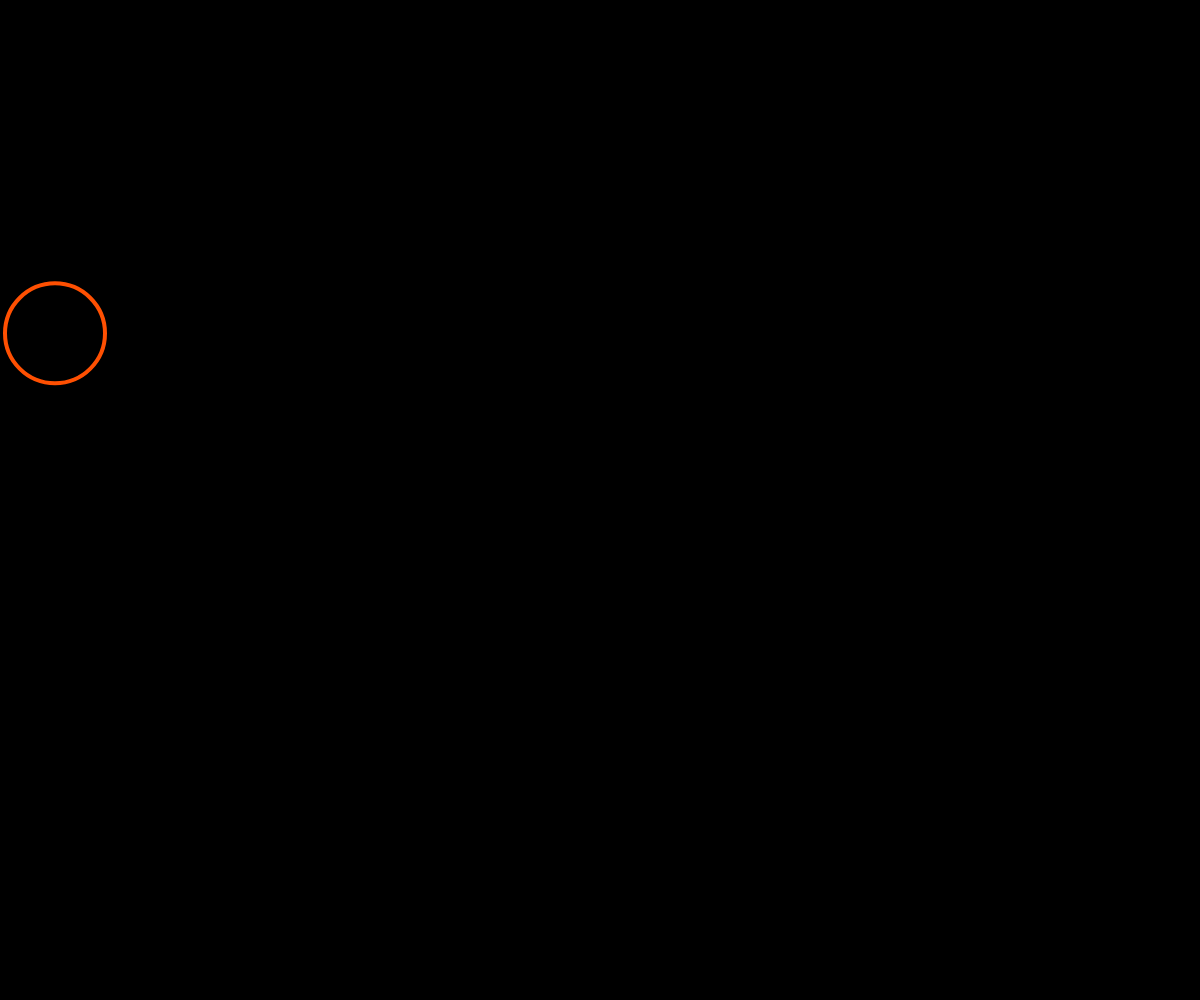
Frame 1 (no input)
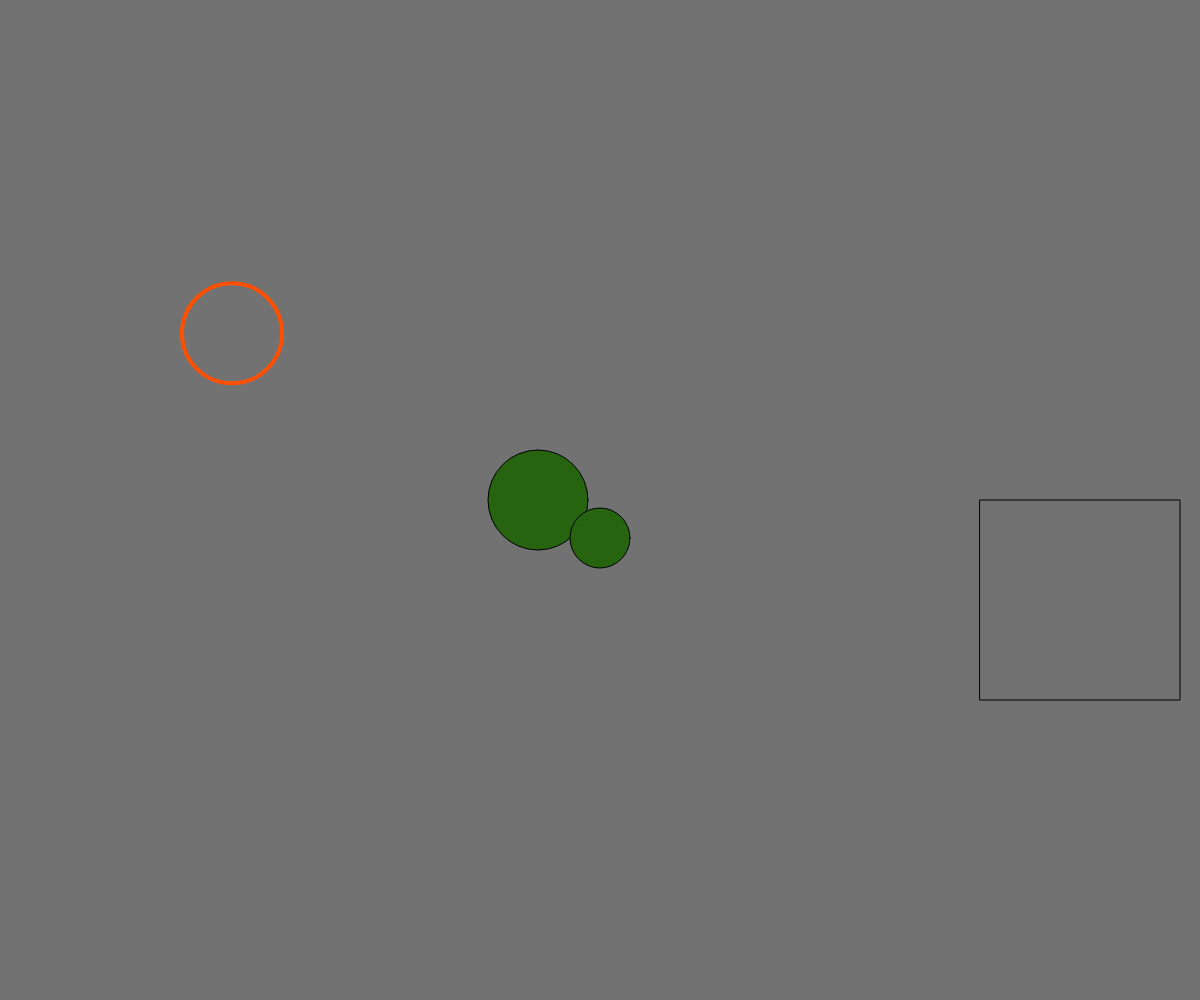
Frame 60 (no input)
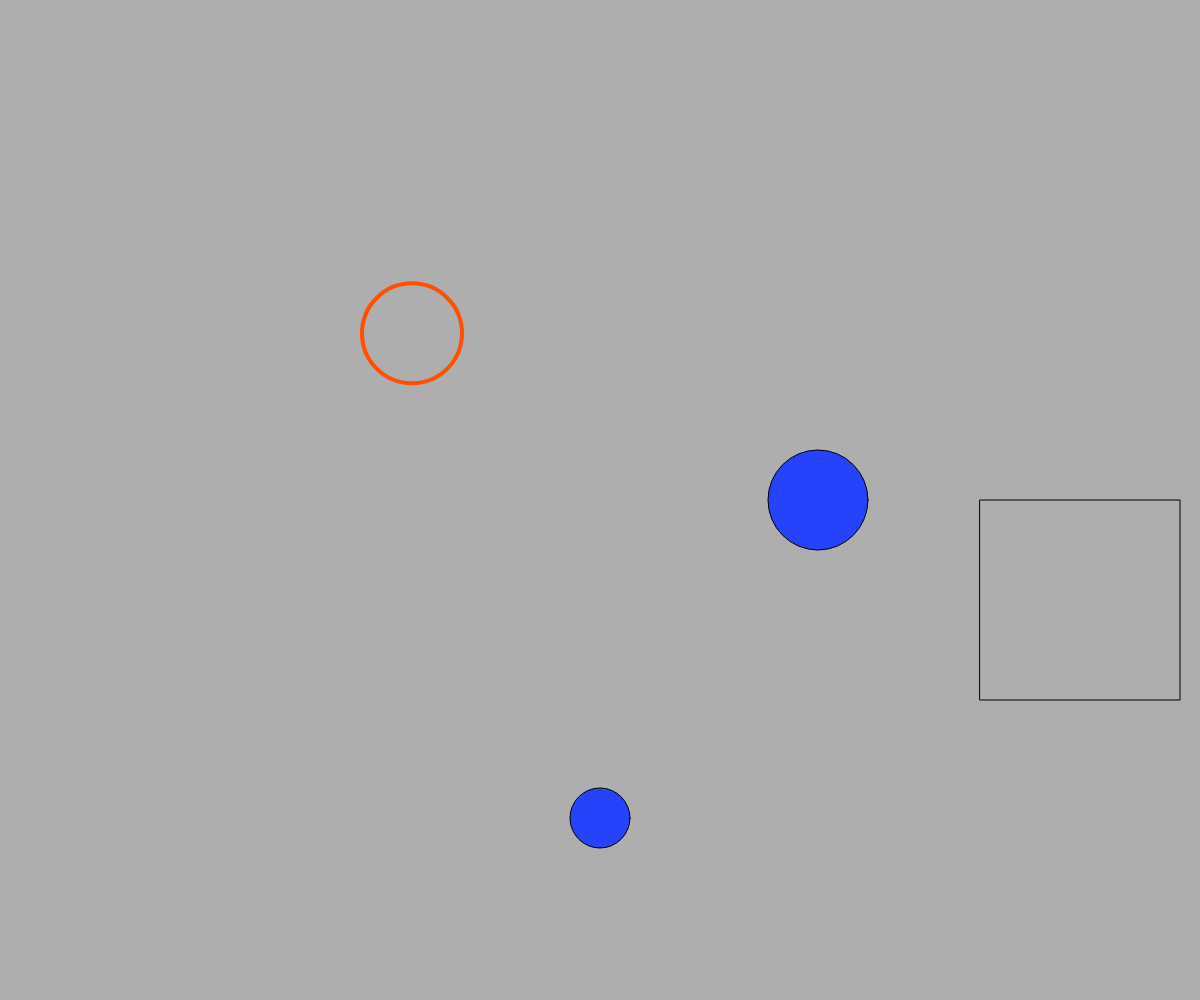
Frame 120 (the mouse pressed at the canvas centre since frame 60)

The p5.js sketch that drew these frames (run headless with seeded random() and noise() and a simulated clock; from frame 60 on, the mouse is pressed at the canvas centre):

// p5.js sketch
// ── sketch.js
function setup() {
	createCanvas(windowWidth, windowHeight);
}
var k = 1, v = -22;

var x = 52;
var speedIn = -52;
var speedOut = 5;
function draw() {
	var color = map(speedIn, 0, windowWidth, 0, 255);

	background(color);
//orange circle
	stroke(255, 80, 2);
	strokeWeight(4);
	noFill();
	ellipse(x+=3, windowHeight/3, 100, 100);
	if(x > windowWidth+2)
		ellipse(x=-52, windowHeight/3, 100, 100);


//muliticolorForEllipse
	var rgb = {
		r : random(0, 255),
		g : random(0, 255),
		b : random(0, 255)
	};
//widthEllipse
	stroke(0);
	strokeWeight(k);
	fill(rgb.r, rgb.g, rgb.b);
	ellipse(speedIn, windowHeight/2, 100, 100);

//heightCircle
	stroke(0);
	strokeWeight(k);
	fill(rgb.r, rgb.g, rgb.b);
	ellipse(windowWidth/2, speedIn, 60, 60);
	if(speedIn > windowHeight-32){
		speedOut *= -1;
/*		k+=12;
		if(k>160)
			k+=v;
		if(k<12)
			k+=12;
*/	}
	speedIn = speedIn + speedOut;
	if(speedIn < 52){
		speedOut = 5;
	}
	speedIn+=speedOut;

	//rectangleChangeColor
	noFill();
	if( ((mouseX > windowWidth-220) && (mouseX < windowWidth-20)) && ((mouseY > windowHeight/2) && (mouseY < windowHeight/2+200)) ){
		fill(255, 0, 0);
	}

	rect(windowWidth-220, windowHeight/2, 200, 200);
}
